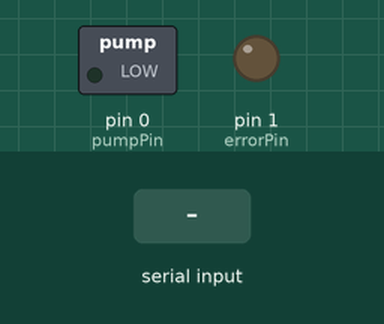
Recording of a sketch running on a simulated Arduino Uno, built with avr-gcc and run on an emulated ATmega328P. Shown: switched loads named in the sketch (green lamp = pin HIGH), output pins drawn as LEDs (lit = HIGH). The inputs (shaded band) are chosen by the test bench.

Above: at 1.2 s.
1.3 s: "1" received over the second serial link
At 1.6 s:
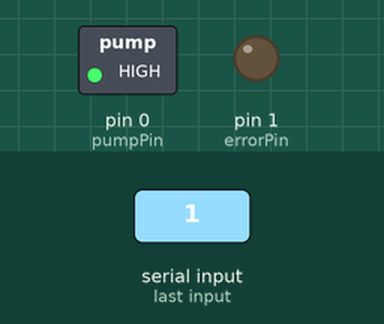
2.8 s: "2" received over the second serial link
At 3.9 s:
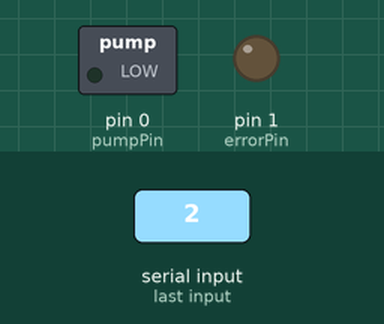
Timing chart, 0 to 5.8 s (numbered marks = the images above; inputs shaded):
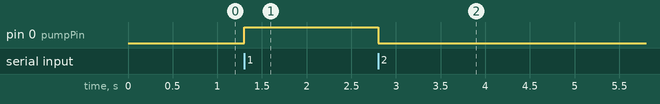

Measured:
- after the input at 1.3 s, pin 0 (pumpPin): LOW → HIGH at once
- after the input at 2.8 s, pin 0 (pumpPin): HIGH → LOW at once

The sketch:

seniordesignreceiver.ino
```cpp
/*
 * This is the receiver end of our design.
 *
 * Felipe, Robert, and Jessica
 */

#include <SoftwareSerial.h>


int pumpPin = 0;
int errorPin = 1;
int writePin = 3;
int readPin = 4;
int turn_on = '1';
int turn_off = '2';
int error = '3';
int filling;
int state;


SoftwareSerial serial(readPin, writePin);

void setup() {
  // put your setup code here, to run once:
  serial.begin(9600);
  pinMode(pumpPin, OUTPUT);
  pinMode(errorPin, OUTPUT);
  filling = 0;

}

void loop() {
  // put your main code here, to run repeatedly:

  if(serial.available()) {
    state = serial.read();
    if (state == turn_on && filling == 0) {
      digitalWrite(pumpPin, HIGH);
      filling = 1;
      digitalWrite(errorPin, LOW);
    }
    else if ( state == turn_off && filling == 1) {
      digitalWrite(pumpPin, LOW);
      filling = 0;
      digitalWrite(errorPin, LOW);
    }
    else if (state == error) {
      digitalWrite(errorPin, HIGH);
      digitalWrite(pumpPin, LOW);
    }
    else if (filling == 1) {
      digitalWrite(errorPin, LOW);
      digitalWrite(pumpPin, HIGH);
    }
    else if (filling == 0) {
      digitalWrite(errorPin, LOW);
      digitalWrite(pumpPin, LOW);
    }
  }

}
```
